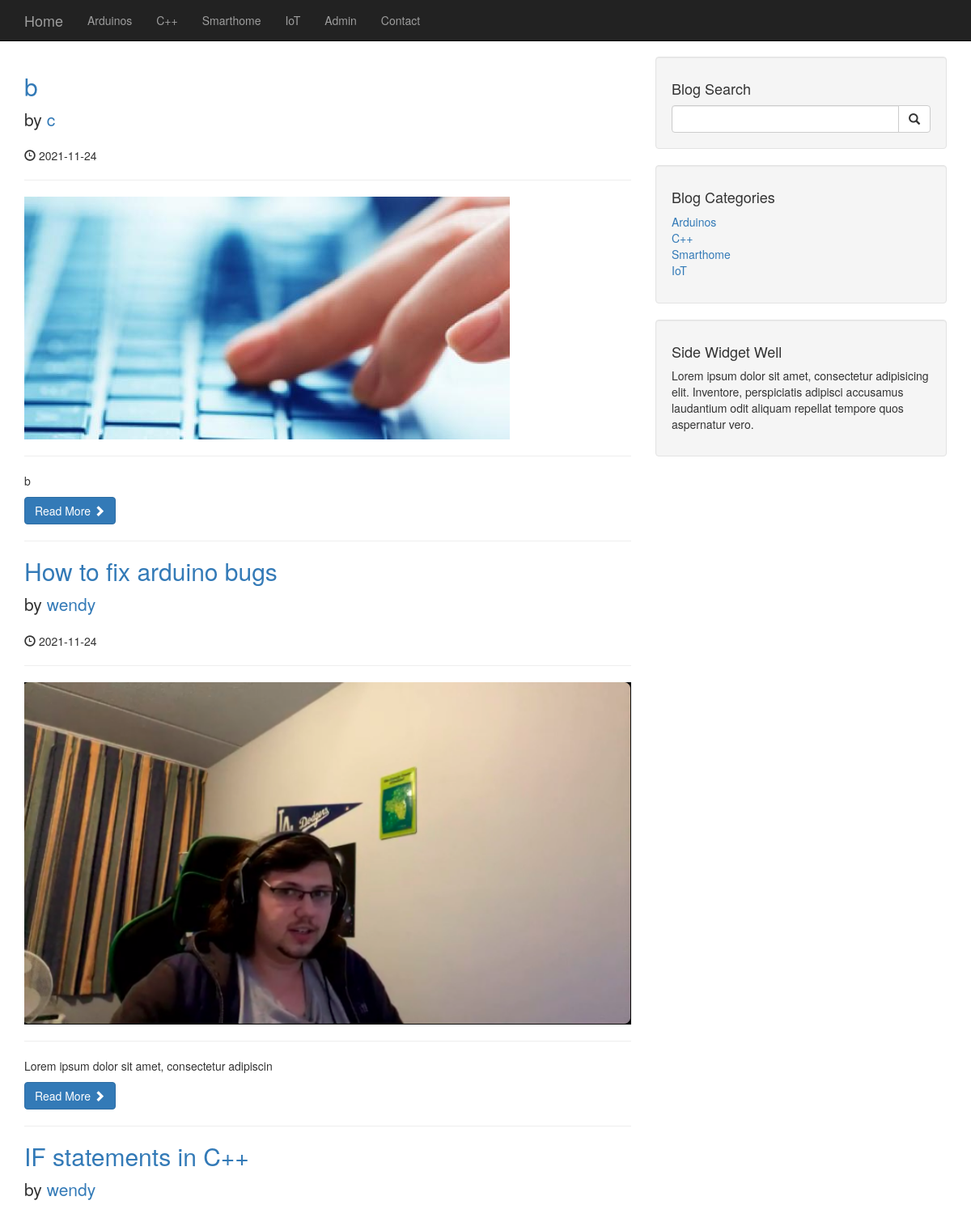
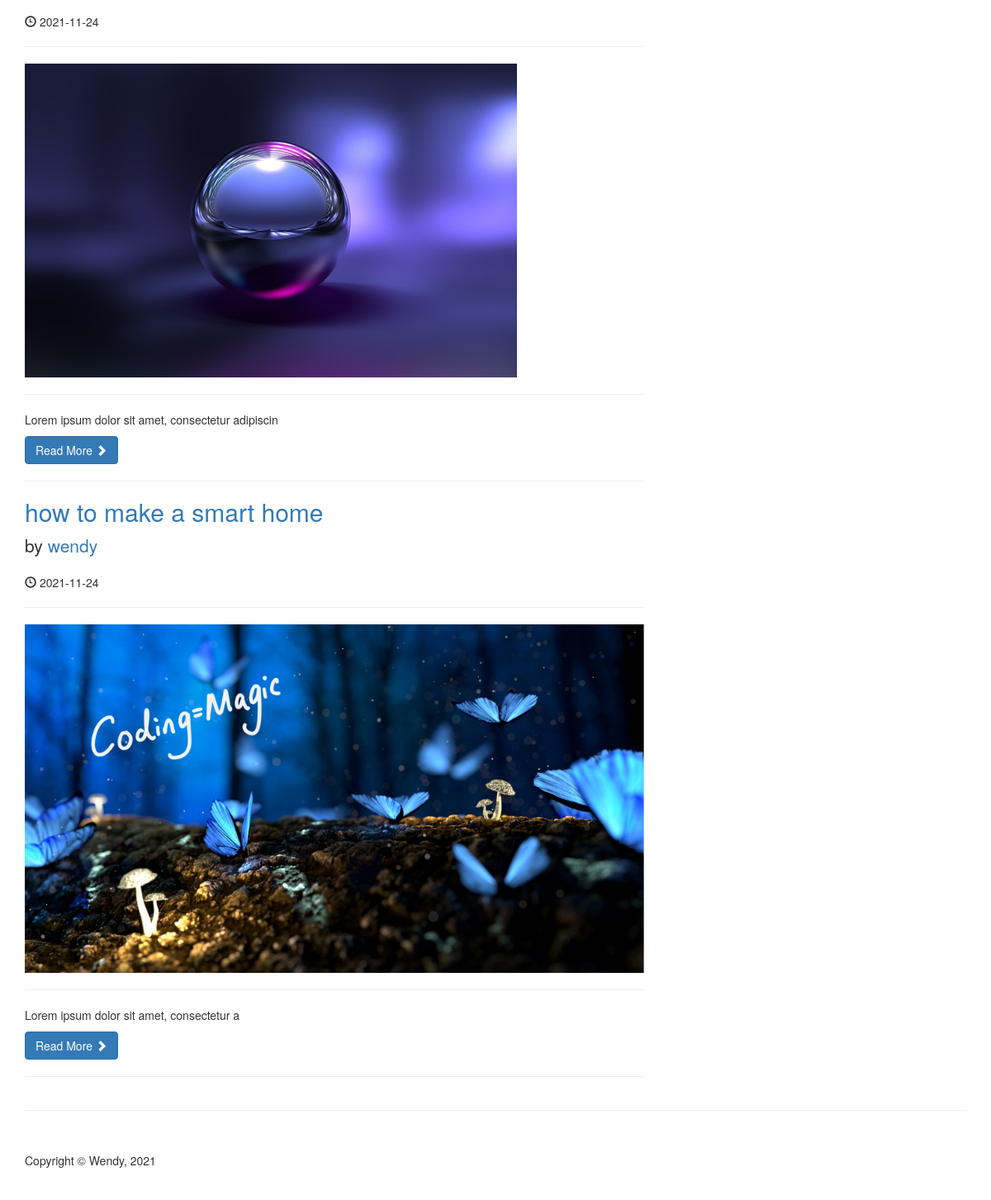
The page / on the database its author committed (2 pictures, top to bottom).
### tables this page shows
CREATE TABLE `categories` (
  `cat_id` int(3) NOT NULL,
  `cat_title` varchar(255) NOT NULL
);

CREATE TABLE `posts` (
  `Post_id` int(3) NOT NULL,
  `Post_category_id` int(3) NOT NULL,
  `Post_title` varchar(255) NOT NULL,
  `Post_author` varchar(255) NOT NULL,
  `Post_date` date NOT NULL,
  `Post_image` text NOT NULL,
  `Post_content` text NOT NULL,
  `Post_tags` varchar(255) NOT NULL,
  `Post_comment_count` int(11) NOT NULL,
  `Post_status` varchar(255) NOT NULL DEFAULT 'draft'
);

### index.php (the view, shortened to what this page needs)
<!DOCTYPE html>
<html lang="en">
<?php include "includes/header.php";?>
<?php include "includes/db.php"; ?>
<body>
    <?php include "includes/navigation.php" ?>
    <div class="container">
        <div class="row">
            <div class="col-md-8">
            <?php
            $query = "SELECT * FROM posts";
            $select_all_posts = mysqli_query($connection,$query);
            while($row = mysqli_fetch_assoc($select_all_posts)){
                $post_id = $row['Post_id'];
                $post_title = $row['Post_title'];
                $post_author = $row['Post_author'];
                $post_date = $row['Post_date'];
                $post_image = $row['Post_image'];
                $post_content = substr($row['Post_content'], 0, 50);
             ?>
                <h2>
                    <a href="post.php?p_id=<?php echo $post_id; ?>"><?php echo $post_title; ?></a>
                </h2>
                <p class="lead">
                    by <a href="index.php"> <?php echo $post_author; ?></a>
                </p>
                <p><span class="glyphicon glyphicon-time"></span> <?php echo $post_date; ?></p>
                <hr>
                <img class="img-responsive" src= "images/<?php echo $post_image; ?>" alt="">
                <hr>
                <p><?php echo $post_content; ?></p>
                <a class="btn btn-primary" href="post.php?p_id=<?php echo $post_id; ?>">Read More <span class="glyphicon glyphicon-chevron-right"></span></a>
                <hr>
                <?php }
                ?>
            </div>
            <?php include "includes/sidebar_navigation.php" ?>
        <hr>
    <?php include "includes/footer.php";?>

### includes/navigation.php (shortened to what this page needs)
<nav class="navbar navbar-inverse navbar-fixed-top" role="navigation">
        <div class="container">
            <div class="navbar-header"'>
                <a class="navbar-brand" href="./index.php">Home</a>
            </div>
            <div class="collapse navbar-collapse" id="bs-example-navbar-collapse-1">
            <ul class="nav navbar-nav">
            <?php
            $query = "SELECT * FROM categories";
            $select_all_categories_query = mysqli_query($connection,$query);
            while($row = mysqli_fetch_assoc($select_all_categories_query)){
                $cat_title = $row['cat_title'];
                echo "<li><a href='#'>{$cat_title}</a></li>";} ?>
                    <li>
                        <a href='admin'>Admin</a>
                    </li>
                    <li>
                        <a href="#">Contact</a>
                    </li>
                </ul>
            </div>
        </div>
    </nav>

### includes/sidebar_navigation.php
<div class="col-md-4">
<div class="well">
    <h4>Blog Search</h4>
    <form action="includes/search.php" method="post">
    <div class="input-group">
        <input name="search" type="text" class="form-control">
        <span class="input-group-btn">
            <button name="submit" class="btn btn-default" type="submit">
                <span class="glyphicon glyphicon-search"></span>
        </button>
        </span>
    </div>
    </form>
</div>
<div class="well">
<?php
    $query = "SELECT * FROM categories";
    $select_all_categories_query = mysqli_query($connection,$query);
?>
    <h4>Blog Categories</h4>
    <div class="row">
        <div class="col-lg-12">
            <ul class="list-unstyled">
                <?php
    while($row = mysqli_fetch_assoc($select_all_categories_query)){
        $cat_title = $row["cat_title"];
        $cat_id = $row["cat_id"];
        echo "<li><a href='category.php?category=$cat_id'> {$cat_title}</a></li>";}
                ?>
            </ul>
        </div>
        <div class="col-lg-6">
        </div>
    </div>
</div>
<?php include "widget.php"; ?>
</div>
</div>

### css/blog-home.css (style rules this page uses)
body { padding-top: 70px; }

### rows shown on the page
categories: cat_title "Arduinos"
categories: cat_title "C++"
categories: cat_title "Smarthome"
categories: cat_title "IoT"
posts: Post_title "b", Post_author "c", Post_date "2021-11-24", Post_image (picture), Post_content "b"
posts: Post_title "How to fix arduino bugs", Post_author "wendy", Post_date "2021-11-24", Post_image (picture), Post_content "Lorem ipsum dolor sit amet, consectetur adipiscin"
posts: Post_title "IF statements in C++", Post_author "wendy", Post_date "2021-11-24", Post_image (picture), Post_content "Lorem ipsum dolor sit amet, consectetur adipiscin"
posts: Post_title "how to make a smart home", Post_author "wendy", Post_date "2021-11-24", Post_image (picture), Post_content "Lorem ipsum dolor sit amet, consectetur a"
